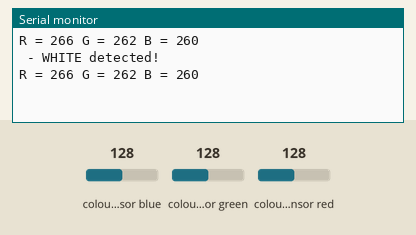
Bench run of a sketch on a simulated Arduino Uno, built with avr-gcc and run on an emulated ATmega328P. Shown: the last lines printed to the serial monitor. Wiring (inferred from the names in the program): TCS3200 colour sensor: output pin 4; S2 pin 2; S3 pin 3. The inputs (shaded band) are chosen by the test bench; at power-on: colour sensor blue 128, colour sensor green 128, colour sensor red 128.

Above: at 1.2 s.
1.3 s: colour sensor blue set to 5
At 1.9 s:
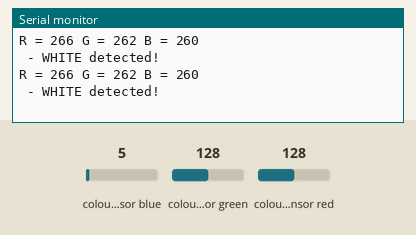
2.8 s: colour sensor green set to 5
At 3.9 s:
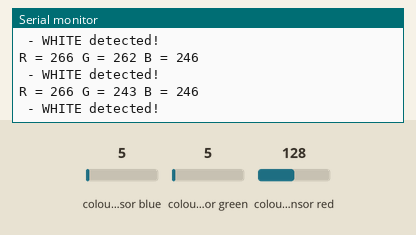
4.3 s: colour sensor red set to 5
At 5.9 s:
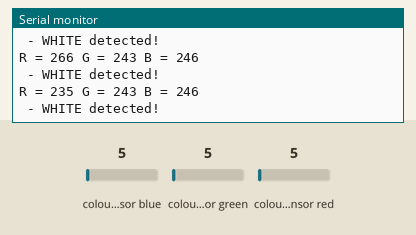

The sketch:

color-sensor.ino
```cpp
/*

TCS3200 Color Sensor

Pin Name         I/O	     Description
GND (4)		                 Power supply ground
OE (3)	          I	       Enable for output frequency (active low)
OUT (6)	          O	       Output frequency
S0, S1（1, 2)     I	       Output frequency scaling selection inputs
S2, S3（7, 8)     I	       Photodiode type selection inputs
VDD（5）		               Voltage supply

Filter selection:
To select the color read by the photodiode, you use the control pins S2 and S3.
Photodiode type     S2	    S3
Red	                LOW	    LOW
Blue	              LOW	    HIGH
Clear	              HIGH	  LOW
Green	              HIGH	  HIGH

Frequency scaling:
Pins S0 and S1 are used for scaling the output frequency.
Output frequency scaling	S0	S1
Power down	              L	  L
2%	                      L	  H
20%	                      H	  L
100%	                    H	  H

*/

// TCS230 or TCS3200 pins wiring to Arduino
#define S0 0
#define S1 1
#define S2 2
#define S3 3
#define Out 4

// Stores frequency read by the photodiodes
int redFrequency = 0;
int greenFrequency = 0;
int blueFrequency = 0;

// Stores the red, green and blue colors
int redColor = 0; // 1
int greenColor = 0; // 2
int blueColor = 0; // 3
int color = 0;

void setup() {
  pinMode(S0, OUTPUT);
  pinMode(S1, OUTPUT);
  pinMode(S2, OUTPUT);
  pinMode(S3, OUTPUT);
  pinMode(Out, INPUT);

  // Setting frequency scaling to 100%
  digitalWrite(S0, HIGH);
  digitalWrite(S1, HIGH);

  // Begins serial communication
  Serial.begin(9600);
}

void color_check() {
  // Wait until "out" go LOW, Start measuring the duration, Stop when "out" is HIGH again
  // Setting RED (R) filtered photodiodes to be read
  digitalWrite(S2, LOW);
  digitalWrite(S3, LOW);
  redFrequency = pulseIn(Out, LOW);
  // Remaping the value of the RED (R) frequency from 0 to 255
  redColor = map(redFrequency, 100, 1400, 255, 0); // 10/80
  // Printing the RED (R) value
  Serial.print("R = ");
  Serial.print(redColor);
  delay(100);

  // Setting GREEN (G) filtered photodiodes to be read
  digitalWrite(S2, HIGH);
  digitalWrite(S3, HIGH);
  greenFrequency = pulseIn(Out, LOW);
  // Remaping the value of the GREEN (G) frequency from 0 to 255
  greenColor = map(greenFrequency, 100, 2300, 255, 0); // 15/75
  // Printing the GREEN (G) value
  Serial.print(" G = ");
  Serial.print(greenColor);
  delay(100);

  // Setting BLUE (B) filtered photodiodes to be read
  digitalWrite(S2, LOW);
  digitalWrite(S3, HIGH);
  blueFrequency = pulseIn(Out, LOW);
  // Remaping the value of the BLUE (B) frequency from 0 to 255
  blueColor = map(blueFrequency, 100, 3000, 255, 0); //10/65
  // Printing the BLUE (B) value
  Serial.print(" B = ");
  Serial.println(blueColor);
  delay(100);

  int threshold = 30;

  // Checks the current detected color and prints a message in the serial monitor
  if(abs(redColor - greenColor) <= threshold && abs(redColor - blueColor) <= threshold && abs(greenColor - blueColor) <= threshold){
    color = 0;
    Serial.println(" - WHITE detected!");
  } else if(redColor > greenColor && redColor > blueColor){
    color = 1;
    Serial.println(" - RED detected!");
  } else if(greenColor > redColor && greenColor > blueColor){
    color = 2;
    Serial.println(" - GREEN detected!");
  //} else if(blueColor > redColor && blueColor > greenColor){
    //color = 3;
    //Serial.println(" - BLUE detected!");
  } else {
    Serial.println(" - OTHER detected!");
    color = 0;
  }
  delay(200);
}

// Every 0.2s we select a photodiodes set and read its data
void loop()
{
  color_check();
  delay(500);
}
```

Measured:
- after the input at 2.8 s, the serial monitor: prints a new line after 0.20 s (image 2)
- after the input at 4.3 s, the serial monitor: prints a new line after 0.71 s (image 3)
